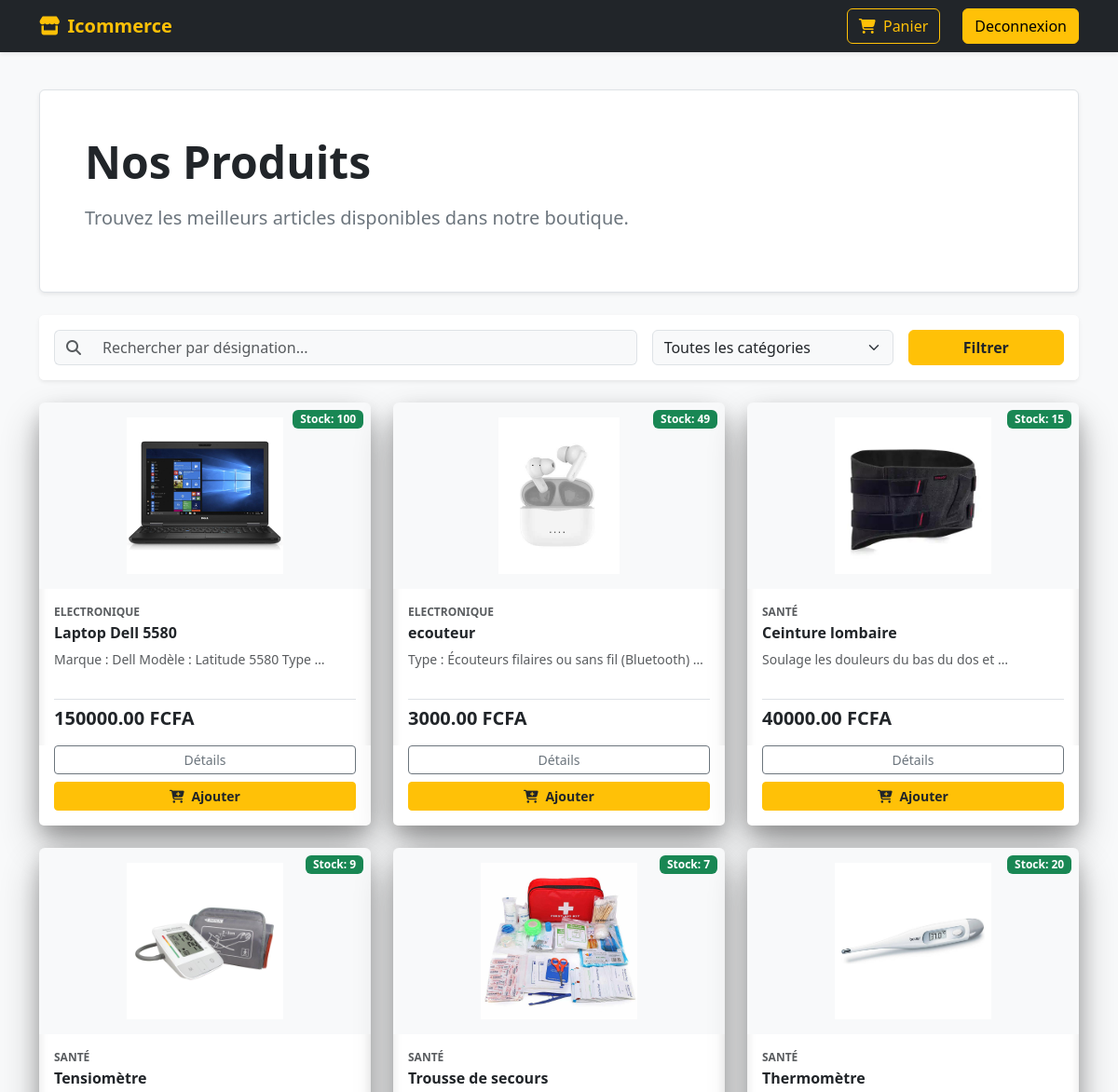
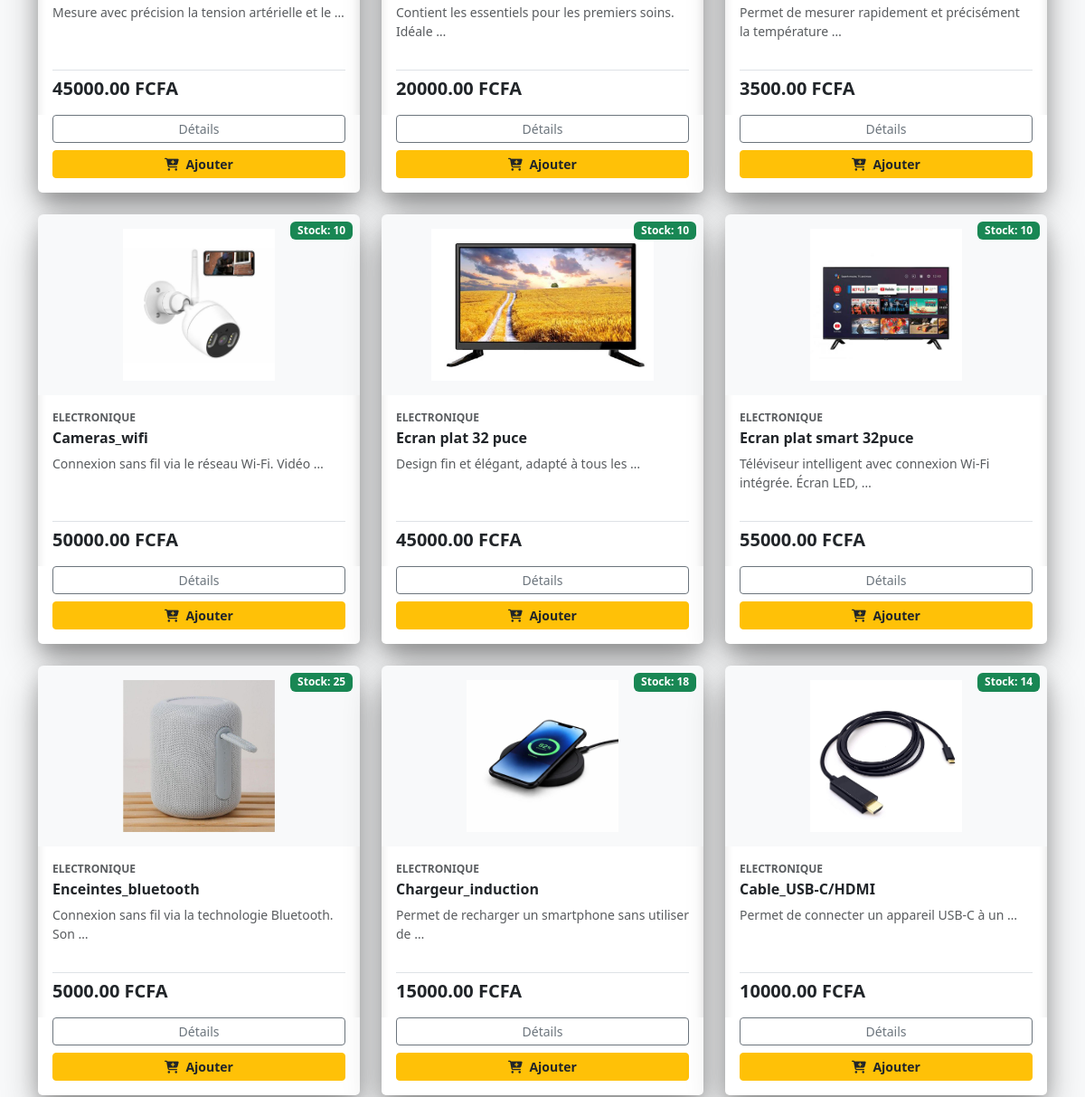
/ (upper part), run on an earlier commit of the app's database (2 pictures, top to bottom).
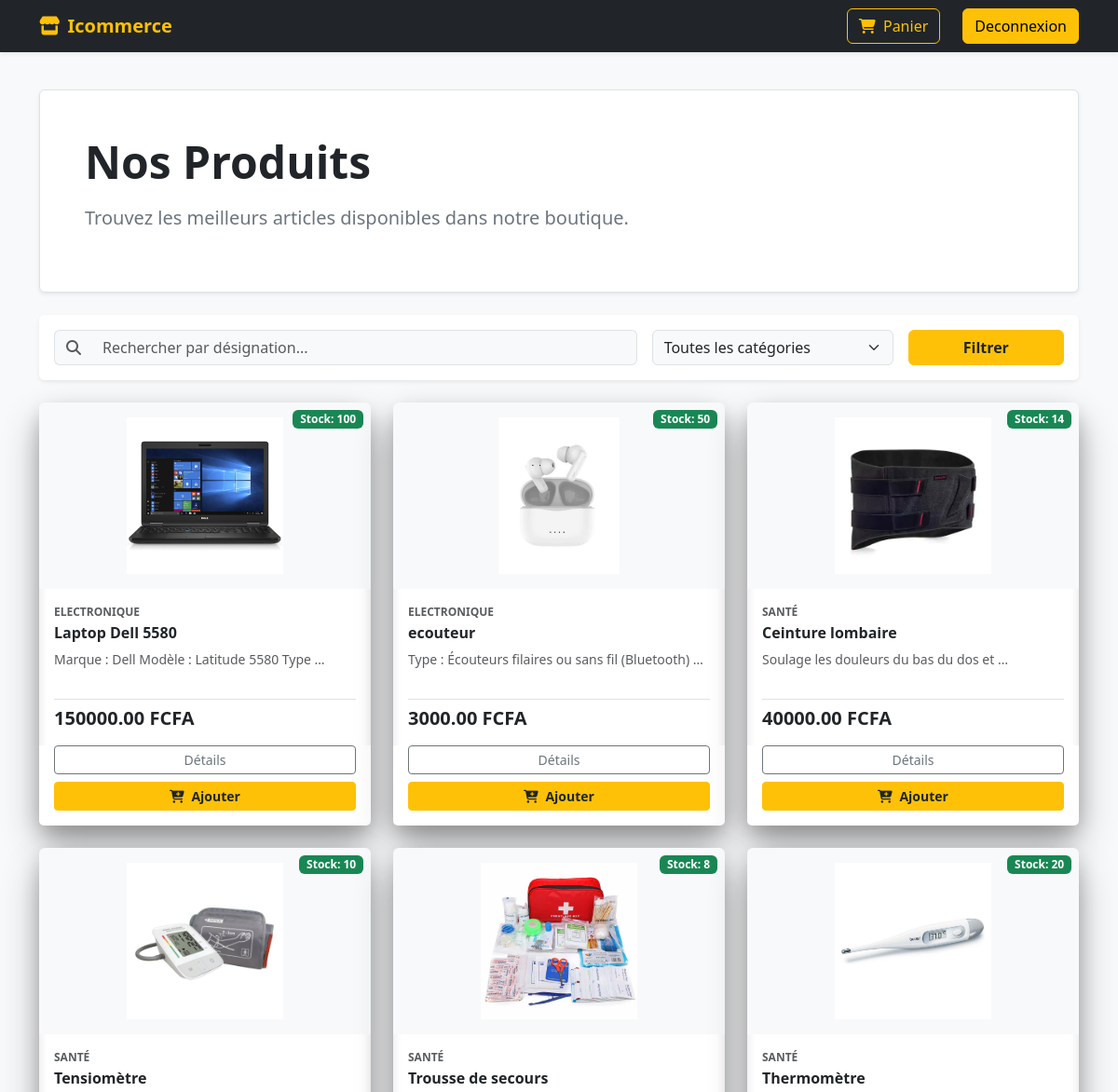
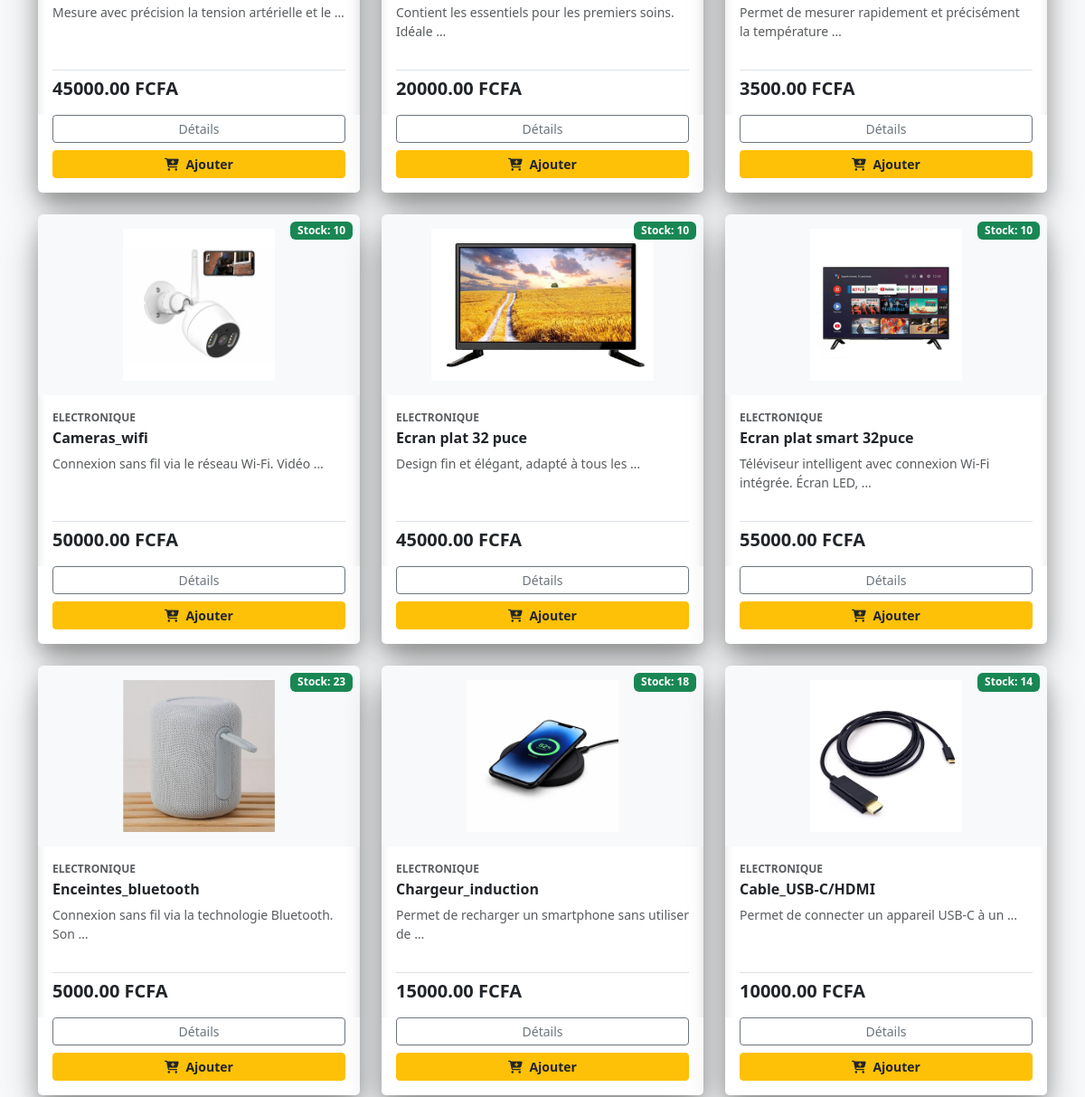
And on a later commit of the database (2 pictures, top to bottom).
### vente/models.py (models this page shows, shortened)
class Produit(models.Model):
    categorie = models.ForeignKey(
        Categorie,
        on_delete=models.CASCADE
    )
    designation = models.CharField(max_length=150)
    description = models.TextField()
    prix_achat = models.DecimalField(
        max_digits=10,
        decimal_places=2,
        default=0
    )
    prix_vente = models.DecimalField(
        max_digits=10,
        decimal_places=2,
        default=0
    )
    stock = models.PositiveIntegerField(default=0)
    image = models.ImageField(
        upload_to='produits/',
        blank=True,
        null=True
    )

class Categorie(models.Model):
    nom = models.CharField(max_length=100)

### vente/views.py (the view)
def catalogue(request):
    produits = Produit.objects.all()
    categories = Categorie.objects.all()
    query = request.GET.get("q")
    if query:
        produits = produits.filter(
            designation__icontains=query
        )
    categorie_id = request.GET.get("categorie")
    if categorie_id:
        produits = produits.filter(
            categorie_id=categorie_id
        )
    context = {
        "produits": produits,
        "categories": categories,
    }
    return render(
        request,
        "vente/catalogue.html",
        context,
    )

### vente/templates/vente/catalogue.html (shortened to what the changed rows need)
{% extends 'vente/base.html' %}
{% load static %}
{% block content %}
<div class="container">
    <div class="p-4 p-md-5 mb-4 rounded text-body-emphasis bg-white shadow-sm border">
    <div class="d-flex justify-content-between align-items-start">
        <div class="col-lg-8 px-0">
            <h1 class="display-5 fw-bold text-dark">
                Nos Produits
            </h1>
        </div>
    </div>
</div>
    <div class="row row-cols-1 row-cols-sm-2 row-cols-md-3 row-cols-lg-3 g-4">
        {% for produit in produits %}
            <div class="col">
                <div class="card h-100 border-0 rounded-4"
                   style="box-shadow:
                   0 20px 40px rgba(0,0,0,0.30),
                   0 10px 20px rgba(0,0,0,0.20),
                   inset 0 3px 8px rgba(255,255,255,0.7),
                   inset 0 -5px 10px rgba(0,0,0,0.15);">
                    <div class="position-relative text-center bg-light rounded-top p-3" style="height: 200px;">
                        {% if produit.image %}
                            <img src="{{ produit.image.url }}" class="img-fluid h-100" style="object-fit: contain;" alt="{{ produit.designation }}">
                        {% else %}
                            <div class="d-flex align-items-center justify-content-center h-100 text-muted">
                                <i class="fa-solid fa-image fa-3x"></i>
                            </div>
                        {% endif %}
                        {% if produit.stock > 0 %}
                            <span class="badge bg-success position-absolute top-0 end-0 m-2">Stock: {{ produit.stock }}</span>
                        {% else %}
                            <span class="badge bg-danger position-absolute top-0 end-0 m-2">Rupture</span>
                        {% endif %}
                    </div>
                    <div class="card-body d-flex flex-column">
                        <small class="text-uppercase text-muted fw-bold mb-1" style="font-size: 0.75rem;">
                            {{ produit.categorie.nom }}
                        </small>
                        <h5 class="card-title text-dark h6 fw-bold mb-2 text-truncate">
                            <a href="{% url 'vente:produit_detail' produit.id %}" class="text-decoration-none text-dark">
                                {{ produit.designation }}
                            </a>
                        </h5>
                        <p class="card-text text-muted small flex-grow-1">
                            {{ produit.description|truncatewords:8 }}
                        </p>
                        <div class="mt-3 pt-2 border-top">
    <span class="h5 mb-0 fw-bold text-dark">
        {{ produit.prix_vente }} FCFA
    </span>
</div>
                    </div>
                    <div class="card-footer bg-white border-top-0 pt-0 pb-3">
                        <div class="d-grid gap-2">
                            <a href="{% url 'vente:produit_detail' produit.id %}" class="btn btn-outline-secondary btn-sm">Détails</a>
                            {% if produit.stock > 0 %}
                                <a href="{% url 'vente:ajouter_au_panier' produit.id %}" class="btn btn-warning text-dark fw-semibold btn-sm">
                                    <i class="fa-solid fa-cart-plus me-1"></i> Ajouter
                                </a>
                            {% else %}
                                <button class="btn btn-secondary btn-sm" disabled>Indisponible</button>
                            {% endif %}
                        </div>
                    </div>
                </div>
            </div>
        {% empty %}
            <div class="col-12 text-center py-5">
                <p class="text-muted fs-5">Aucun produit ne correspond à votre recherche.</p>
            </div>
        {% endfor %}
    </div>
</div>
{% endblock %}

What changed in the data, as far as the page shows it:
changed Produit "ecouteur": stock "49" → "50"
changed Produit "Ceinture lombaire": stock "15" → "14"
changed Produit "Tensiomètre": stock "9" → "10"
changed Produit "Trousse de secours": stock "7" → "8"
changed Produit "Enceintes_bluetooth": stock "25" → "23"
